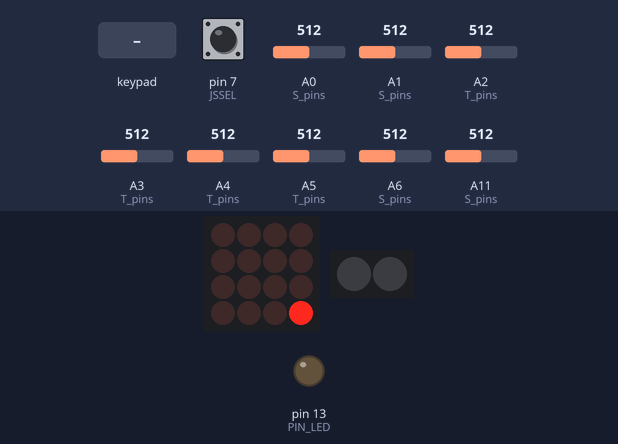
A sketch run on a simulated Arduino Mega 2560, built with avr-gcc and run on an emulated ATmega2560. On the bench: 4×4 LED matrix, 2 RGB LEDs in strip order, left to right, output pins drawn as LEDs (lit = HIGH). The inputs (shaded band) are chosen by the test bench; at power-on: A2 (T_pins) = 512, pin 7 (JSSEL) HIGH, A0 (S_pins) = 512, A1 (S_pins) = 512, A3 (T_pins) = 512, A4 (T_pins) = 512, A5 (T_pins) = 512, A6 (S_pins) = 512, A11 (S_pins) = 512.

Above: at 1.52 s.
2.9 s: key '0' pressed
At 4.1 s:
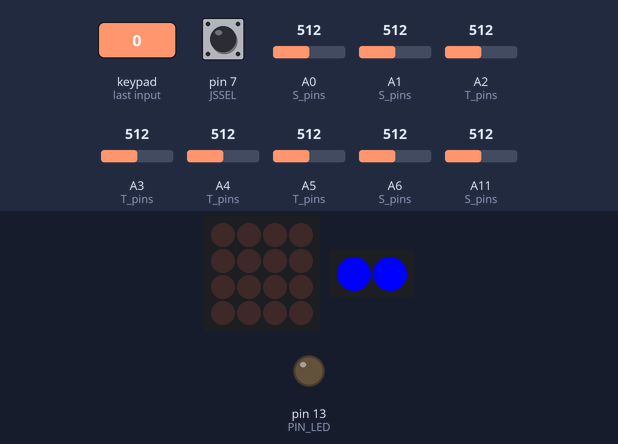
4.4 s: key 'F' pressed
At 5.4 s:
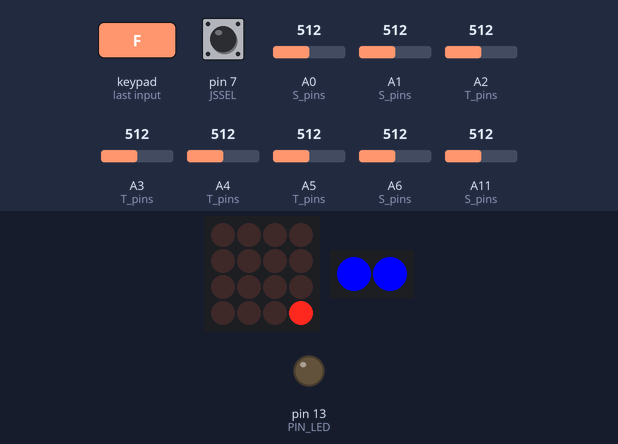
5.9 s: keypad keys 1 2 pressed 0.4 s apart
At 6.9 s:
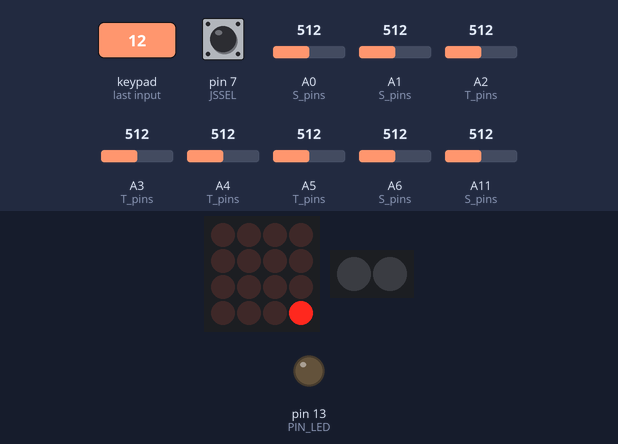
8.2 s: keypad keys 1 2 A pressed 0.4 s apart
At 9.4 s:
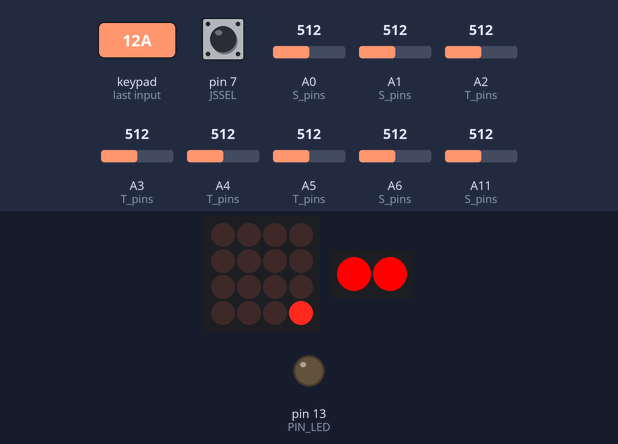
10.9 s: key 'F' pressed
At 11.4 s:
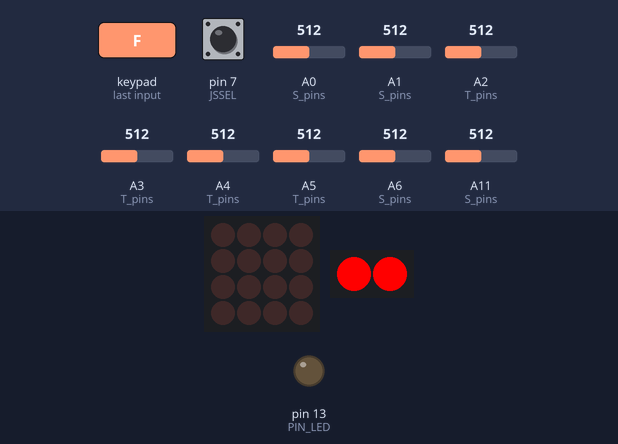
12.4 s: A2 (T_pins) set to 590
13.9 s: A2 (T_pins) set to 611
At 14.8 s:
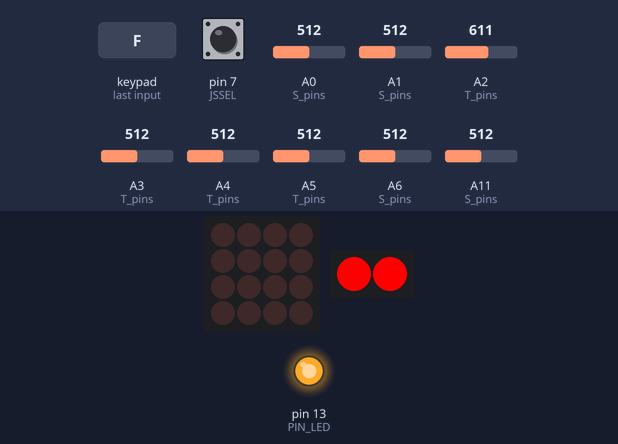
Timing chart, 0 to 16.4 s (numbered marks = the images above; inputs shaded):
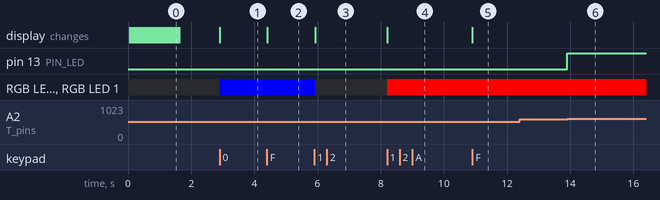

Measured:
- the behaviour switches between 600 and 601 on A2 (T_pins) (found by bisection; images 5 and 6)
- after the input at 2.9 s, RGB LED 0, RGB LED 1: off → RGB(0, 0, 255) at once
- after the input at 4.4 s, the display: changes at once (image 2)
- after the input at 5.9 s, RGB LED 0, RGB LED 1: RGB(0, 0, 255) → off at once
- after the input at 8.2 s, RGB LED 0, RGB LED 1: off → RGB(255, 0, 0) at once
- after the input at 10.9 s, the display: changes at once (image 5)
- after the input at 12.4 s, every drawn part: stays the same
- after the input at 13.9 s, pin 13 (PIN_LED): LOW → HIGH at once

The sketch:

synth_v3.ino
```cpp
/*
* Arduino Ribbon Synth MIDI controller
* ------------------------------------
* ©2015 Dean Miller
*/

#include <EEPROM.h>
#include <Wire.h>
#include "Adafruit_Trellis.h"
#include <Adafruit_NeoPixel.h>
#ifdef __AVR__
  #include <avr/power.h>
#endif

#define PIN_LED   13
#define NEO_PIN   11
#define N_PIXELS  2

#define S0        A0
#define S1        A1
#define S2        A11
#define S3        A6

#define T0        A2
#define T1        A3
#define T2        A4
#define T3        A5

#define JSX       A7
#define JSY       A8

#define JSSEL     7

#define THRESH    600
#define N_STR     4
#define N_FRET    20
#define N_KEYS    16
#define S_PAD     3
#define T_PAD     300

short fretDefs[N_STR][N_FRET];

short T_vals[N_STR];
bool T_active[] = {false, false, false, false}; //is it currently active
short T_hit[N_STR];                             //has it been hit on this loop
int T_pins[] = {T0, T1, T2, T3};

short S_vals[N_STR];                            //current sensor values
short S_old[N_STR];                             //old sensor values for comparison
int S_active[N_STR];                            //currently active notes
int S_pins[] = {S0, S1, S2, S3};

unsigned int fretTouched[N_STR];

bool lightsActive = false;

bool transposed = false;

//E A D G
int offsets_default[] = {40, 45, 50, 55};

//B E A D
int offsets_transposed[] = {35, 40, 45, 50};

//default offsets
int offsets[] = {40, 45, 50, 55};

Adafruit_Trellis matrix0 = Adafruit_Trellis();
Adafruit_TrellisSet trellis =  Adafruit_TrellisSet(&matrix0);
Adafruit_NeoPixel pixels = Adafruit_NeoPixel(N_PIXELS, NEO_PIN, NEO_GRB + NEO_KHZ800);

bool stickActive = false;
bool stickState = false;
bool btnState = false;
int stickZeroX;
int stickZeroY;

int channel = 0;
int channelButtons[] = {4, 5, 6, 7};

unsigned long last_read;

//map out all the trellis button functions here
void (*fns[]) (int i) = {
  edgeLightsBlue,    //0
  edgeLightsRed,     //1
  unset,             //2
  unset,             //3
  unset,             //4
  unset,             //5
  unset,             //6
  unset,             //7
  unset,             //8
  unset,             //9
  unset,             //10
  unset,             //11
  unset,             //12
  unset,             //13
  unset,             //14
  transpose,         //15
};

void setup() {
  //read fret definitions from EEPROM
  for (int i=0; i<N_STR; i++){
    for (int j=0; j<N_FRET; j++){
      fretDefs[i][j] = EEPROMReadShort(j * sizeof(short) + (N_FRET*i*sizeof(short)));
    }
  }
  Serial1.begin(31250);
  //Serial.begin(9600);
  for(int i=0; i<N_STR; i++){
    pinMode(T_pins[i], INPUT);
    pinMode(S_pins[i], INPUT);
  }

  pinMode(JSX, INPUT);
  pinMode(JSY, INPUT);
  pinMode(JSSEL, INPUT);
  digitalWrite(JSSEL, HIGH);

  pinMode(PIN_LED, OUTPUT);

  trellis.begin(0x70);
    // light up all the LEDs in order
  for (uint8_t i=0; i<N_KEYS; i++) {
    trellis.setLED(i);
    trellis.writeDisplay();
    delay(50);
  }
  // then turn them off
  for (uint8_t i=0; i<N_KEYS; i++) {
    trellis.clrLED(i);
    trellis.writeDisplay();
    delay(50);
  }
  pixels.begin();
  //calibrate joystick
  stickZeroX = analogRead(JSX);
  stickZeroY = analogRead(JSY);
}

void loop() {
  //we can only read the trellis every 30ms which is ok
  if(millis() - last_read >= 30){
    readTrellis();
    last_read = millis();
  }

  readControls();
  determineFrets();
  legatoTest();
  pickNotes();
  readJoystick();
  cleanUp();
  delay(5);
}

void pickNotes(){
  for (int i=0; i<N_STR; i++){
    if(T_hit[i]){
      if(S_active[i]){
        //turn off active note on this string
        noteOff(0x80 + channel, S_active[i]);
      }
      S_active[i] = fretTouched[i] + offsets[i];
      noteOn(0x90 + channel, S_active[i], 100);
    }
  }
}

void legatoTest(){
  for(int i=0; i<N_STR; i++){
    if(S_active[i]){
      int note = fretTouched[i] + offsets[i];
      if(note != S_active[i] && (fretTouched[i] || T_active[i])){

        noteOn(0x90 + channel, note, 100);
        noteOff(0x80 + channel, S_active[i]);

        S_active[i] = note;
      }
    }
  }
}

void cleanUp(){
  for (int i=0; i<N_STR; i++){
    if(S_active[i] && !fretTouched[i] && !T_active[i]){
        noteOff(0x80 + channel, S_active[i]);
        S_active[i] = 0;
    }
  }
}

void readControls(){
  //read the strings and the triggers
  for (int i=0; i<N_STR; i++){
    T_hit[i] = checkTriggered(i);
    S_vals[i] = analogRead(S_pins[i]);
  }
}

void determineFrets () {
   //---------Get Fret Numbers------
 for (int i=0; i< N_STR; i++) {

   short s_val = S_vals[i];

    //check for open strings
    if (s_val == 0) {
      S_old[i] = s_val;
      fretTouched[i]=0;
    }
    else if(s_val >= fretDefs[i][0] && abs((int)s_val-(int)S_old[i]) > S_PAD){
      S_old[i] = s_val;
      fretTouched[i] = 1;
    }
    else{
      //loop through the array of fret definitions
      for (int j=1; j<N_FRET; j++) {
        int k = j - 1;
        if (s_val >= fretDefs[i][j] &&
            s_val < fretDefs[i][k] &&
            abs((int)s_val-(int)S_old[i]) > S_PAD) {

              S_old[i] = s_val;
              fretTouched[i] = j + 1;
            }
      }
    }
  }
}

void readTrellis(){
  // If a button was just pressed or released...
  if (trellis.readSwitches()) {
    // go through every button
    for (uint8_t i=0; i<N_KEYS; i++) {
      fns[i](i);
    }
    // tell the trellis to set the LEDs we requested
    trellis.writeDisplay();
  }
}

void unset(int i){
  //this function doesn't even do anything!!
}

void light(int i){
  //light up the button

  // if it was pressed, turn it on
  if (trellis.justPressed(i)) {
    trellis.setLED(i);
  }
  // if it was released, turn it off
  if (trellis.justReleased(i)) {
    trellis.clrLED(i);
  }
}

void calibrate(int btn){
  if (trellis.justPressed(btn)) {
  //Serial.println("calibrating...");
  for (int i=0; i<N_STR; i++) {
    //Flash the LED too indicate calibration
    setLED(btn);
    delay(100);
    clrLED(btn);
    delay(100);
    setLED(btn);
    delay(100);
    clrLED(btn);
    delay(100);
    setLED(btn);

    short sensorMax = 0;
    short sensorMin = 1023;
    short val;

      //loop through the array of fret definitions
      for (int j=N_FRET - 1; j>=0; j--) {

        int response = false;

        //wait for response
        while (!response) {

           if (checkTriggered(i)) {
              val = short(analogRead(S_pins[i]));
              response = true;
          }
          delay(10);
        }

        //write to memory
        clrLED(btn);
        int addr = j * sizeof(short) + (N_FRET*i*sizeof(short));
        //Serial.print("Writing ");
        //Serial.print(val);
        //Serial.print(" to address: ");
        //Serial.println(addr);
        EEPROMWriteShort(addr, val);

        delay(100);
        setLED(btn);
      }
    for (int j=0; j<N_FRET; j++) {
      short v = EEPROMReadShort(j * sizeof(short) + (N_FRET*i*sizeof(short)));
      fretDefs[i][j] = v;
    }
  }

  clrLED(btn);
  }
}

void EEPROMWriteShort(int address, int value){
      //One = Most significant -> Two = Least significant byte
      byte two = (value & 0xFF);
      byte one = ((value >> 8) & 0xFF);

      //Write the 4 bytes into the eeprom memory.
      EEPROM.write(address, two);
      EEPROM.write(address + 1, one);
}

short EEPROMReadShort(int address){
      //Read the 2 bytes from the eeprom memory.
      long two = EEPROM.read(address);
      long one = EEPROM.read(address + 1);

      //Return the recomposed short by using bitshift.
      return ((two << 0) & 0xFF) + ((one << 8) & 0xFFFF);
}

void setLED(int i){
  trellis.setLED(i);
  trellis.writeDisplay();
}

void clrLED(int i){
  trellis.clrLED(i);
  trellis.writeDisplay();
}

//check if a trigger has been hit. Return 0 if not, the value of the trigger if it has
short checkTriggered(int i){
  short v = analogRead(T_pins[i]);
  T_vals[i] = v;
  short ret = 0;
  if(!T_active[i] && v > THRESH){
    T_active[i] = true;
    ret = v;
  }
  else if(T_active[i] && v < THRESH - T_PAD){
    T_active[i] = false;
  }
  return ret;
}

void edgeLightsBlue(int btn){
  if (trellis.justPressed(btn)) {
    edgeLight(0, 0, 255);
  }
}

void edgeLightsRed(int btn){
  if (trellis.justPressed(btn)) {
    edgeLight(255, 0, 0);
  }
}

void edgeLight(int red, int green, int blue){
  lightsActive = !lightsActive;
    if(lightsActive){
      for(int i=0;i<N_PIXELS;i++){
        // pixels.Color takes RGB values, from 0,0,0 up to 255,255,255
        pixels.setPixelColor(i, pixels.Color(red, green, blue));
   }
   pixels.show();
    }
    else{
      for(int i=0;i<N_PIXELS;i++){
        pixels.setPixelColor(i, pixels.Color(0,0,0)); // turn off
      }
      pixels.show();
    }
}

void transpose(int btn){
  if (trellis.justPressed(btn)) {
  if(transposed){
    for (int i=0; i<N_STR; i++) {
      offsets[i] = offsets_default[i];
    }
    trellis.clrLED(btn);
  }
  else{
    for (int i=0; i<N_STR; i++) {
      offsets[i] = offsets_transposed[i];
    }
    trellis.setLED(btn);
  }
  transposed = !transposed;
  }
}

/*
void channel1(int btn){
  if (trellis.justPressed(btn)) {

  }
}

void setChannel(int c){
   for(int i=0; i<sizeof(channelButtons)/sizeof(int); i++){
    channel
  }
  channel = c;
}
*/


void readJoystick(){
   if (digitalRead(JSSEL) == LOW) {
    //activate joystick
    if (!btnState) {
      //make sure modwheel value is set to 0 when stick is off
      if (stickActive) controllerChange(1, 0);
      stickActive = !stickActive;
      Serial.println(stickActive);
    }
    btnState = true;
  }
  //reset once stick is no longer beingnote pressed
  if (digitalRead(JSSEL) == HIGH && btnState) btnState = false;

  if (stickActive) {
    //read positions from center
    float xPos = map(analogRead(JSX), stickZeroX, 1023, 0, 127);
    float yPos = map(analogRead(JSY), stickZeroY, 1023, 0, 127);

    //get absolute position from center
    float z = sqrt(sq(xPos) + sq(yPos));
    int stickVal = (int)constrain(z, 0, 127);

    if (stickVal > 0) {
      stickState = true;
      controllerChange(1, stickVal);
    }
    else if (stickState && stickVal == 0) {
      stickState = false;
      controllerChange(1, 0);
    }
  }
}

//note-on message
void noteOn(int cmd, int pitch, int velocity) {

  Serial1.write(byte(cmd));
  Serial1.write(byte(pitch));
  Serial1.write(byte(velocity));
  digitalWrite(PIN_LED, HIGH);
}
//note-off message
void noteOff(int cmd, int pitch) {

  Serial1.write(byte(cmd));
  Serial1.write(byte(pitch));
  Serial1.write(byte(0));
  digitalWrite(PIN_LED, LOW);
}

//Sends controller change to the specified controller
void controllerChange(int controller, int value) {
  Serial1.write(byte(0xb2));
  Serial1.write(byte(controller));
  Serial1.write(byte(value));
}
```
